Frame 1 (no input): blank canvas, image omitted
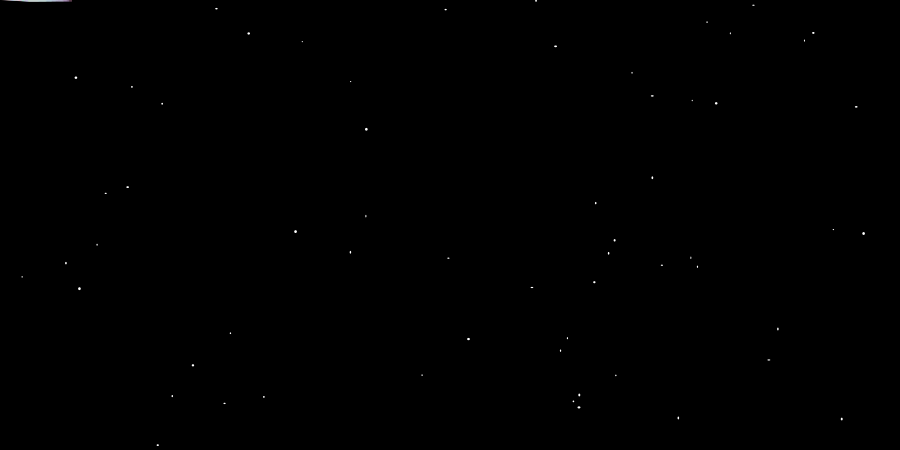
Frame 60 (the mouse pressed at the canvas centre just before this capture)
Frame 120 (the mouse held since frame 60 and released just before this capture): blank canvas, image omitted

The Processing sketch that drew this single still picture (run headless with seeded random() and noise(); from frame 60 on, the mouse is pressed at the canvas centre):

// Processing sketch: processing_13328
// ── processing_13328.pde

int numStar;
float ranNum;
float time;
boolean flag;

void setup() { 
  size(900, 450);
  background(0);
  colorMode(HSB);
  flag = true;
}

void draw() { 
  smooth();
  noStroke();

  //aurora
  fill(random(255),100,255,50);
  rect(time,0,random(10,50),mouseY+ranNum);
  time = time + 0.5;
  if(ranNum < 100 && flag == true) {
    ranNum = ranNum + 0.03;
  }
  if(ranNum>100) {
    flag = false;
  }
  if(flag==false) {
    ranNum = ranNum - 0.03;
  }
  if(ranNum < 0) {
    flag = true;
  }
  //star
  if(numStar < 200) {
    fill(255);
    ellipse(random(width),random(height),random(1,3),random(1,3));
    numStar++;
  }
  //filter(BLUR, 3);


  //reset
  if(mousePressed == true) {
    fill(0);
    rect(0,0,width,height);
    time = 0;
    numStar = 0;
    ranNum = 0;
  }
}
                                                
